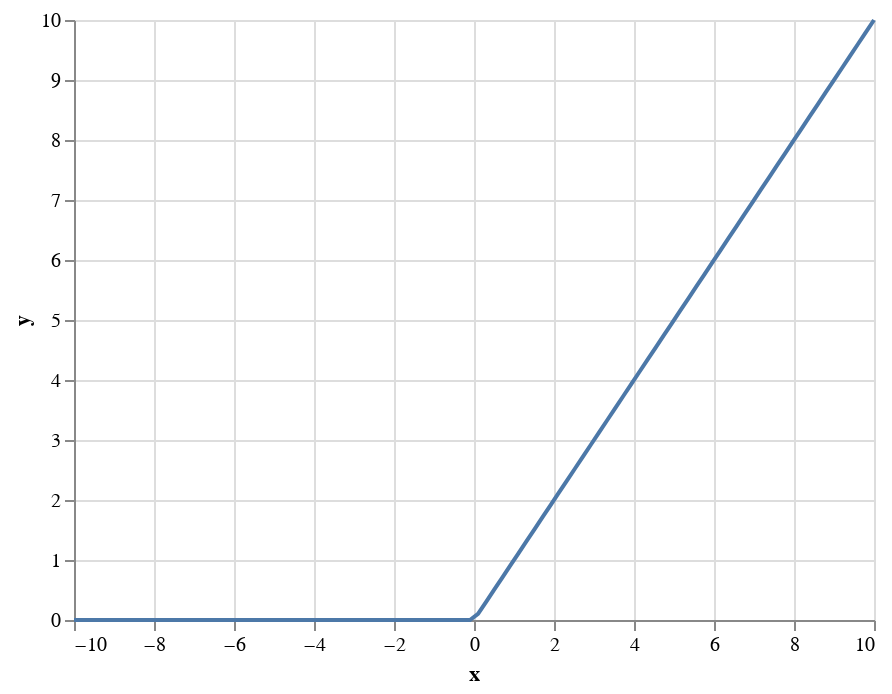

Notebook code cell kept with this figure:
### Markdown cell above
## Example of a discrete function, the rectified linear unit (ReLU)

Let's look at another example of a discrete function, the rectified linear unit (ReLU), which is used in deep learning.

$$
\text{ReLU}(x) = \begin{cases}
x & \text{if } x \geq 0 \\
0 & \text{if } x < 0
\end{cases}
$$

This function is not continuous, because it has a discontinuity at $x = 0$.

We can plot this function using `altair`:
    
    ```python
    import altair as alt
    import pandas as pd
    import numpy as np
  
    x = np.linspace(-10, 10, 100)
    y = np.where(x >= 0, x, 0)
  
    df = pd.DataFrame({'x': x, 'y': y})
  
    alt.Chart(df).mark_line().encode(
        x='x',
        y='y'
    )
    ```

### Code cell
import altair as alt
import pandas as pd
import numpy as np

x = np.linspace(-10, 10, 100)
y = np.where(x >= 0, x, 0)

df = pd.DataFrame({'x': x, 'y': y})

alt.Chart(df).mark_line().encode(
    x='x',
    y='y'
)

### Figure 1 — Vega-Lite specification as saved in the notebook (floating-point values rounded to 4 significant figures)
{"config": {"view": {"continuousWidth": 400, "continuousHeight": 300}}, "data": {"name": "data-7aed1e4415016450f0ba5f827ea11286"}, "mark": "line", "encoding": {"x": {"field": "x", "type": "quantitative"}, "y": {"field": "y", "type": "quantitative"}}, "$schema": "https://vega.github.io/schema/vega-lite/v4.17.0.json", "datasets": {"data-7aed1e4415016450f0ba5f827ea11286": [{"x": -10.0, "y": 0.0}, {"x": -9.798, "y": 0.0}, {"x": -9.596, "y": 0.0}, {"x": -9.394, "y": 0.0}, {"x": -9.192, "y": 0.0}, {"x": -8.99, "y": 0.0}, {"x": -8.788, "y": 0.0}, {"x": -8.586, "y": 0.0}, {"x": -8.384, "y": 0.0}, {"x": -8.182, "y": 0.0}, {"x": -7.98, "y": 0.0}, {"x": -7.778, "y": 0.0}, {"x": -7.576, "y": 0.0}, {"x": -7.374, "y": 0.0}, {"x": -7.172, "y": 0.0}, {"x": -6.97, "y": 0.0}, {"x": -6.768, "y": 0.0}, {"x": -6.566, "y": 0.0}, {"x": -6.364, "y": 0.0}, {"x": -6.162, "y": 0.0}, {"x": -5.96, "y": 0.0}, {"x": -5.758, "y": 0.0}, {"x": -5.556, "y": 0.0}, {"x": -5.354, "y": 0.0}, {"x": -5.152, "y": 0.0}, {"x": -4.949, "y": 0.0}, {"x": -4.747, "y": 0.0}, {"x": -4.545, "y": 0.0}, {"x": -4.343, "y": 0.0}, {"x": -4.141, "y": 0.0}, {"x": -3.939, "y": 0.0}, {"x": -3.737, "y": 0.0}, {"x": -3.535, "y": 0.0}, {"x": -3.333, "y": 0.0}, {"x": -3.131, "y": 0.0}, {"x": -2.929, "y": 0.0}, {"x": -2.727, "y": 0.0}, {"x": -2.525, "y": 0.0}, {"x": -2.323, "y": 0.0}, {"x": -2.121, "y": 0.0}, {"x": -1.919, "y": 0.0}, {"x": -1.717, "y": 0.0}, {"x": -1.515, "y": 0.0}, {"x": -1.313, "y": 0.0}, {"x": -1.111, "y": 0.0}, {"x": -0.9091, "y": 0.0}, {"x": -0.7071, "y": 0.0}, {"x": -0.5051, "y": 0.0}, {"x": -0.303, "y": 0.0}, {"x": -0.101, "y": 0.0}, {"x": 0.101, "y": 0.101}, {"x": 0.303, "y": 0.303}, {"x": 0.5051, "y": 0.5051}, {"x": 0.7071, "y": 0.7071}, {"x": 0.9091, "y": 0.9091}, {"x": 1.111, "y": 1.111}, {"x": 1.313, "y": 1.313}, {"x": 1.515, "y": 1.515}, {"x": 1.717, "y": 1.717}, {"x": 1.919, "y": 1.919}, {"x": 2.121, "y": 2.121}, {"x": 2.323, "y": 2.323}, {"x": 2.525, "y": 2.525}, {"x": 2.727, "y": 2.727}, {"x": 2.929, "y": 2.929}, {"x": 3.131, "y": 3.131}, {"x": 3.333, "y": 3.333}, {"x": 3.535, "y": 3.535}, {"x": 3.737, "y": 3.737}, {"x": 3.939, "y": 3.939}, {"x": 4.141, "y": 4.141}, {"x": 4.343, "y": 4.343}, {"x": 4.545, "y": 4.545}, {"x": 4.747, "y": 4.747}, {"x": 4.949, "y": 4.949}, {"x": 5.152, "y": 5.152}, {"x": 5.354, "y": 5.354}, {"x": 5.556, "y": 5.556}, {"x": 5.758, "y": 5.758}, {"x": 5.96, "y": 5.96}, {"x": 6.162, "y": 6.162}, {"x": 6.364, "y": 6.364}, {"x": 6.566, "y": 6.566}, {"x": 6.768, "y": 6.768}, {"x": 6.97, "y": 6.97}, {"x": 7.172, "y": 7.172}, {"x": 7.374, "y": 7.374}, {"x": 7.576, "y": 7.576}, {"x": 7.778, "y": 7.778}, {"x": 7.98, "y": 7.98}, {"x": 8.182, "y": 8.182}, {"x": 8.384, "y": 8.384}, {"x": 8.586, "y": 8.586}, {"x": 8.788, "y": 8.788}, {"x": 8.99, "y": 8.99}, {"x": 9.192, "y": 9.192}, {"x": 9.394, "y": 9.394}, {"x": 9.596, "y": 9.596}, {"x": 9.798, "y": 9.798}, {"x": 10.0, "y": 10.0}]}}
